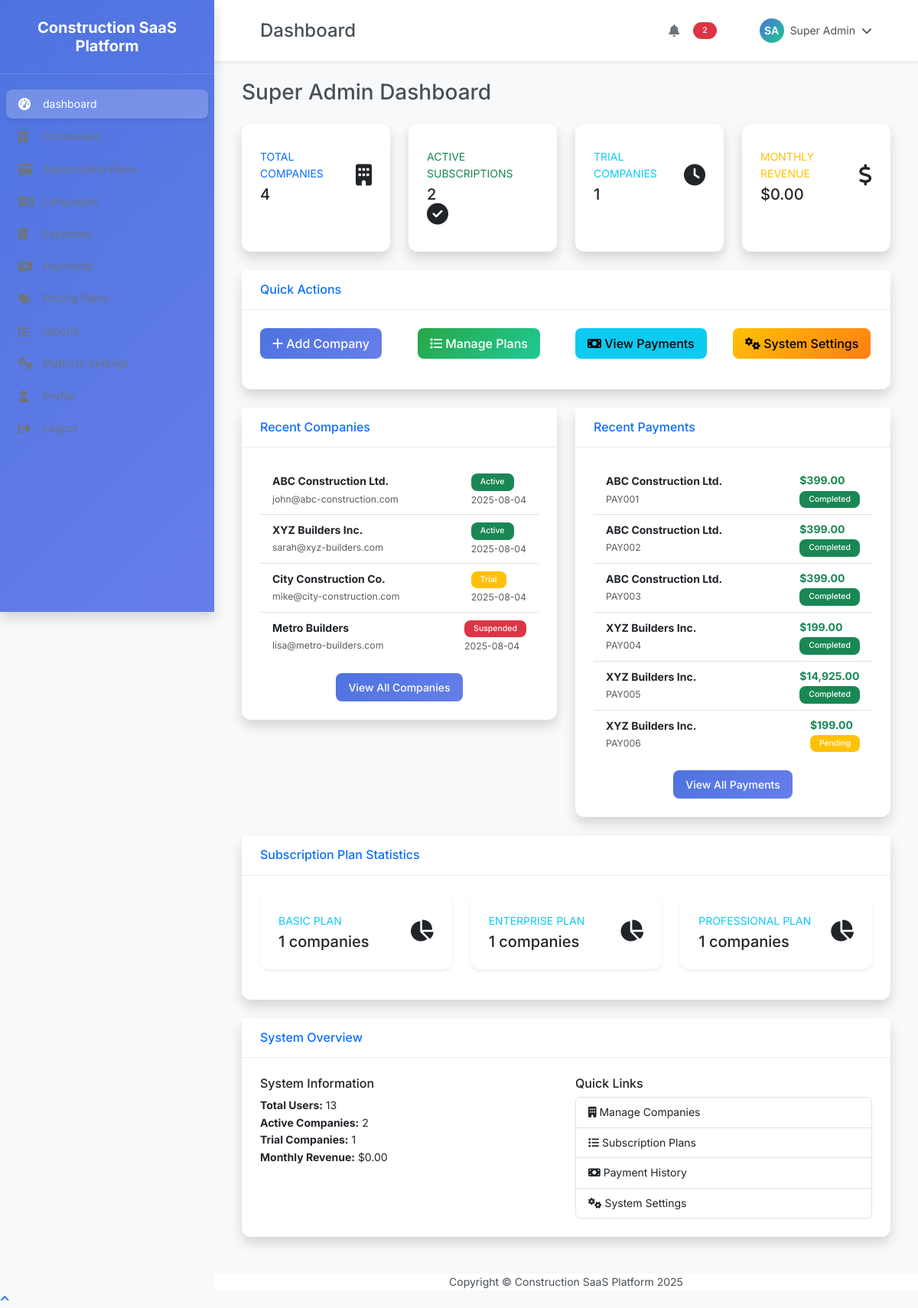
The app's page /public/super-admin/ (signed in) with its own data.
### tables this page shows
CREATE TABLE users (
    id INT PRIMARY KEY AUTO_INCREMENT,
    company_id INT,
    username VARCHAR(50) UNIQUE,
    email VARCHAR(100) UNIQUE NOT NULL,
    password_hash VARCHAR(255) NOT NULL,
    first_name VARCHAR(50) NOT NULL,
    last_name VARCHAR(50) NOT NULL,
    phone VARCHAR(20),
    role VARCHAR(20) NOT NULL DEFAULT 'employee',
    status VARCHAR(20) DEFAULT 'active',
    is_active BOOLEAN DEFAULT TRUE,
    last_login TIMESTAMP NULL,
    created_at TIMESTAMP DEFAULT CURRENT_TIMESTAMP,
    updated_at TIMESTAMP DEFAULT CURRENT_TIMESTAMP ON UPDATE CURRENT_TIMESTAMP,
    FOREIGN KEY (company_id) REFERENCES companies(id) ON DELETE CASCADE
);

CREATE TABLE companies (
    id INT PRIMARY KEY AUTO_INCREMENT,
    company_code VARCHAR(20) UNIQUE NOT NULL,
    company_name VARCHAR(100) NOT NULL,
    contact_person VARCHAR(100),
    contact_email VARCHAR(100),
    contact_phone VARCHAR(20),
    address TEXT,
    city VARCHAR(50),
    state VARCHAR(50),
    country VARCHAR(50),
    subscription_plan VARCHAR(20) DEFAULT 'basic',
    subscription_status VARCHAR(20) DEFAULT 'trial',
    trial_ends_at DATE,
    max_employees INT DEFAULT 25,
    max_machines INT DEFAULT 50,
    max_projects INT DEFAULT 25,
    employee_count INT DEFAULT 0,
    is_active BOOLEAN DEFAULT TRUE,
    created_at TIMESTAMP DEFAULT CURRENT_TIMESTAMP,
    updated_at TIMESTAMP DEFAULT CURRENT_TIMESTAMP ON UPDATE CURRENT_TIMESTAMP
);

CREATE TABLE date_formats (
    id INT PRIMARY KEY AUTO_INCREMENT,
    format_code VARCHAR(20) UNIQUE NOT NULL,
    format_name VARCHAR(50) NOT NULL,
    format_pattern VARCHAR(20) NOT NULL,
    is_active BOOLEAN DEFAULT TRUE,
    created_at TIMESTAMP DEFAULT CURRENT_TIMESTAMP,
    updated_at TIMESTAMP DEFAULT CURRENT_TIMESTAMP ON UPDATE CURRENT_TIMESTAMP
);

CREATE TABLE company_payments (
    id INT PRIMARY KEY AUTO_INCREMENT,
    company_id INT NOT NULL,
    payment_code VARCHAR(20) NOT NULL,
    amount DECIMAL(10,2) NOT NULL,
    currency VARCHAR(3) DEFAULT 'USD',
    payment_method VARCHAR(20),
    payment_status VARCHAR(20) DEFAULT 'completed',
    billing_period_start DATE,
    billing_period_end DATE,
    subscription_plan VARCHAR(20),
    transaction_id VARCHAR(100),
    payment_date DATE NOT NULL,
    notes TEXT,
    created_at TIMESTAMP DEFAULT CURRENT_TIMESTAMP,
    updated_at TIMESTAMP DEFAULT CURRENT_TIMESTAMP ON UPDATE CURRENT_TIMESTAMP,
    FOREIGN KEY (company_id) REFERENCES companies(id) ON DELETE CASCADE,
    UNIQUE KEY unique_company_payment_per_company (company_id, payment_code)
);

CREATE TABLE currencies (
    id INT PRIMARY KEY AUTO_INCREMENT,
    currency_code VARCHAR(3) UNIQUE NOT NULL,
    currency_name VARCHAR(50) NOT NULL,
    currency_symbol VARCHAR(5) NOT NULL,
    exchange_rate_to_usd DECIMAL(10,4) DEFAULT 1.0000,
    is_active BOOLEAN DEFAULT TRUE,
    created_at TIMESTAMP DEFAULT CURRENT_TIMESTAMP,
    updated_at TIMESTAMP DEFAULT CURRENT_TIMESTAMP ON UPDATE CURRENT_TIMESTAMP
);

### public/super-admin/index.php (the view, shortened to what the rows shown need)
<?php
require_once '../../config/config.php';
require_once '../../includes/header.php';
$db = new Database();
$conn = $db->getConnection();
$stmt = $conn->prepare("
    SELECT * FROM companies
    ORDER BY created_at DESC
    LIMIT 10
");
$stmt->execute();
$recent_companies = $stmt->fetchAll(PDO::FETCH_ASSOC);
$stmt = $conn->prepare("
    SELECT cp.*, c.company_name
    FROM company_payments cp
    JOIN companies c ON cp.company_id = c.id
    ORDER BY cp.created_at DESC
    LIMIT 10
");
$stmt->execute();
$recent_payments = $stmt->fetchAll(PDO::FETCH_ASSOC);
?>
<div class="container-fluid">
    <div class="row">
        <div class="col-12">
            <h1 class="h3 mb-4">Super Admin Dashboard</h1>
        </div>
    </div>
    <div class="row">
        <div class="col-lg-6">
            <div class="card shadow mb-4">
                <div class="card-body">
                    <?php if (empty($recent_companies)): ?>
                        <p class="text-muted">No companies found.</p>
                    <?php else: ?>
                        <div class="list-group list-group-flush">
                            <?php foreach ($recent_companies as $company): ?>
                                <div class="list-group-item d-flex justify-content-between align-items-center">
                                    <div>
                                        <strong><?php echo htmlspecialchars($company['company_name']); ?></strong>
                                        <br>
                                        <small class="text-muted">
                                            <?php echo htmlspecialchars($company['contact_email']); ?>
                                        </small>
                                    </div>
                                    <div class="text-right">
                                        <span class="badge <?php
                                            echo $company['subscription_status'] === 'active' ? 'bg-success' :
                                                ($company['subscription_status'] === 'trial' ? 'bg-warning' : 'bg-danger');
                                        ?>">
                                            <?php echo ucfirst($company['subscription_status']); ?>
                                        </span>
                                        <br>
                                        <small class="text-muted">
                                            <?php echo formatDate($company['created_at']); ?>
                                        </small>
                                    </div>
                                </div>
                            <?php endforeach; ?>
                        </div>
                    <?php endif; ?>
                </div>
            </div>
        </div>
        <div class="col-lg-6">
            <div class="card shadow mb-4">
                <div class="card-body">
                    <?php if (empty($recent_payments)): ?>
                        <p class="text-muted">No payments found.</p>
                    <?php else: ?>
                        <div class="list-group list-group-flush">
                            <?php foreach ($recent_payments as $payment): ?>
                                <div class="list-group-item d-flex justify-content-between align-items-center">
                                    <div>
                                        <strong><?php echo htmlspecialchars($payment['company_name']); ?></strong>
                                        <br>
                                        <small class="text-muted">
                                            <?php echo htmlspecialchars($payment['payment_code']); ?>
                                        </small>
                                    </div>
                                    <div class="text-right">
                                        <strong class="text-success">
                                            <?php echo formatCurrency($payment['amount']); ?>
                                        </strong>
                                        <br>
                                        <span class="badge <?php
                                            echo $payment['payment_status'] === 'completed' ? 'bg-success' :
                                                ($payment['payment_status'] === 'pending' ? 'bg-warning' : 'bg-danger');
                                        ?>">
                                            <?php echo ucfirst($payment['payment_status']); ?>
                                        </span>
                                    </div>
                                </div>
                            <?php endforeach; ?>
                        </div>
                    <?php endif; ?>
                </div>
            </div>
        </div>
    </div>
</div>
<?php require_once '../../includes/footer.php'; ?>

### includes/header.php (shortened to what the rows shown need)
<?php
$base_path = __DIR__ . DIRECTORY_SEPARATOR . '..' . DIRECTORY_SEPARATOR . 'config' . DIRECTORY_SEPARATOR;
require_once $base_path . 'config.php';
$current_user = getCurrentUser();
$is_super_admin = isSuperAdmin();
$db = new Database();
$conn = $db->getConnection();
function getSystemSettingLocal($conn, $key, $default = '') {
    $stmt = $conn->prepare("SELECT setting_value FROM system_settings WHERE setting_key = ?");
    $stmt->execute([$key]);
    $result = $stmt->fetch(PDO::FETCH_ASSOC);
    return $result ? $result['setting_value'] : $default;
}
$platform_name = getSystemSettingLocal($conn, 'platform_name', 'Construction SaaS Platform');
$theme_mode = getSystemSettingLocal($conn, 'theme_mode', 'light');
$sidebar_style = getSystemSettingLocal($conn, 'sidebar_style', 'default');
?>
<!DOCTYPE html>
<html lang="en" dir="<?php echo isRTL() ? 'rtl' : 'ltr'; ?>">
<head>
    <link href="https://cdn.jsdelivr.net/npm/bootstrap@5.3.0/dist/css/bootstrap.min.css" rel="stylesheet">
    <link rel="stylesheet" href="https://cdnjs.cloudflare.com/ajax/libs/font-awesome/6.4.0/css/all.min.css">
</head>
<body data-theme="<?php echo $theme_mode; ?>">
    <nav class="sidebar <?php echo $sidebar_style; ?>" id="sidebar">
        <div class="sidebar-header">
            <h1 class="sidebar-brand"><?php echo htmlspecialchars($platform_name); ?></h1>
        </div>
            <?php if ($is_super_admin): ?>
                        <span><?php echo __('reports'); ?></span>
            <?php endif; ?>
    </nav>
    <div class="main-content" id="main-content">
        <nav class="top-navbar">
            <div class="container-fluid">
                <div class="d-flex justify-content-between align-items-center">
                    <div class="d-flex align-items-center">
                        <div class="dropdown">
                            <a class="user-dropdown-toggle" href="#" role="button" data-bs-toggle="dropdown">
                                <div class="user-avatar">
                                    <?php echo strtoupper(substr($current_user['first_name'], 0, 1) . substr($current_user['last_name'], 0, 1)); ?>
                                </div>
                                <span class="d-none d-md-inline"><?php echo htmlspecialchars($current_user['first_name'] . ' ' . $current_user['last_name']); ?></span>
                                <i class="fas fa-chevron-down ms-2"></i>
                            </a>
                        </div>
                    </div>
                </div>
            </div>
        </nav>
        <div class="container-fluid p-4">

### records on screen
users: first_name+last_name "SA", first_name+last_name "Super Admin"
companies: company_name "ABC Construction Ltd.", contact_email "john@abc-construction.com", subscription_status "Active", created_at.format_pattern "2025-08-04"
companies: company_name "XYZ Builders Inc.", contact_email "sarah@xyz-builders.com", subscription_status "Active", created_at.format_pattern "2025-08-04"
companies: company_name "City Construction Co.", contact_email "mike@city-construction.com", subscription_status "Trial", created_at.format_pattern "2025-08-04"
companies: company_name "Metro Builders", contact_email "lisa@metro-builders.com", subscription_status "Suspended", created_at.format_pattern "2025-08-04"
company_payments: company.company_name "ABC Construction Ltd.", payment_code "PAY001", amount.currency_symbol "$399.00", payment_status "Completed"
company_payments: company.company_name "ABC Construction Ltd.", payment_code "PAY002", amount.currency_symbol "$399.00", payment_status "Completed"
company_payments: company.company_name "ABC Construction Ltd.", payment_code "PAY003", amount.currency_symbol "$399.00", payment_status "Completed"
company_payments: company.company_name "XYZ Builders Inc.", payment_code "PAY004", amount.currency_symbol "$199.00", payment_status "Completed"
company_payments: company.company_name "XYZ Builders Inc.", payment_code "PAY005", amount.currency_symbol "$14,925.00", payment_status "Completed"
company_payments: company.company_name "XYZ Builders Inc.", payment_code "PAY006", amount.currency_symbol "$199.00", payment_status "Pending"

### other values on screen
$platform_name "Construction SaaS Platform"
__('dashboard') "dashboard"
$page_title "Dashboard"
$total_companies "4"
$active_companies "2"
$trial_companies "1"
formatCurrency($monthly_revenue) "$0.00"
$plan['subscription_plan'] "BASIC"
$plan['count'] "1"
$plan['subscription_plan'] "ENTERPRISE"
$plan['subscription_plan'] "PROFESSIONAL"
$total_users "13"
APP_NAME "Construction SaaS Platform"
